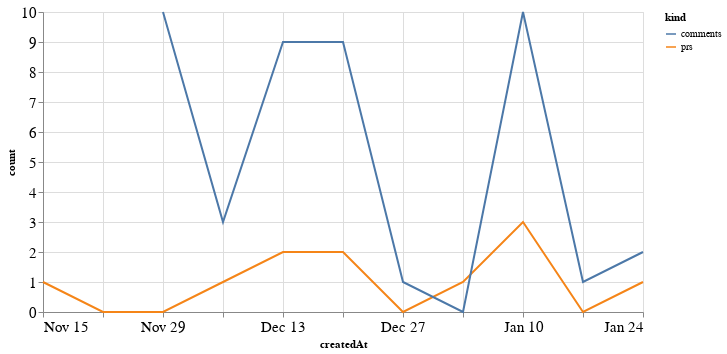

The code cell stored with this chart in its notebook:
### Code cell
alt.Chart(total_time, width=600).mark_line().encode(
    x='createdAt',
    y='count',
    color='kind'
)

### Figure 1 — Vega-Lite specification as saved in the notebook (floating-point values rounded to 4 significant figures)
{"config": {"axisLeft": {"labelFontSize": 15}, "axisBottom": {"labelFontSize": 15}}, "data": {"name": "data-ae4d41f2909feec6a1ffd8f9b8400a91"}, "mark": "line", "encoding": {"color": {"type": "nominal", "field": "kind"}, "x": {"type": "temporal", "field": "createdAt"}, "y": {"type": "quantitative", "field": "count"}}, "width": 600, "$schema": "https://vega.github.io/schema/vega-lite/v4.8.1.json", "datasets": {"data-ae4d41f2909feec6a1ffd8f9b8400a91": [{"createdAt": "2020-11-15T00:00:00", "kind": "prs", "count": 1.0}, {"createdAt": "2020-11-22T00:00:00", "kind": "prs", "count": 0.0}, {"createdAt": "2020-11-29T00:00:00", "kind": "prs", "count": 0.0}, {"createdAt": "2020-12-06T00:00:00", "kind": "prs", "count": 1.0}, {"createdAt": "2020-12-13T00:00:00", "kind": "prs", "count": 2.0}, {"createdAt": "2020-12-20T00:00:00", "kind": "prs", "count": 2.0}, {"createdAt": "2020-12-27T00:00:00", "kind": "prs", "count": 0.0}, {"createdAt": "2021-01-03T00:00:00", "kind": "prs", "count": 1.0}, {"createdAt": "2021-01-10T00:00:00", "kind": "prs", "count": 3.0}, {"createdAt": "2021-01-17T00:00:00", "kind": "prs", "count": 0.0}, {"createdAt": "2021-01-24T00:00:00", "kind": "prs", "count": 1.0}, {"createdAt": "2020-11-15T00:00:00", "kind": "comments", "count": null}, {"createdAt": "2020-11-22T00:00:00", "kind": "comments", "count": null}, {"createdAt": "2020-11-29T00:00:00", "kind": "comments", "count": 10.0}, {"createdAt": "2020-12-06T00:00:00", "kind": "comments", "count": 3.0}, {"createdAt": "2020-12-13T00:00:00", "kind": "comments", "count": 9.0}, {"createdAt": "2020-12-20T00:00:00", "kind": "comments", "count": 9.0}, {"createdAt": "2020-12-27T00:00:00", "kind": "comments", "count": 1.0}, {"createdAt": "2021-01-03T00:00:00", "kind": "comments", "count": 0.0}, {"createdAt": "2021-01-10T00:00:00", "kind": "comments", "count": 10.0}, {"createdAt": "2021-01-17T00:00:00", "kind": "comments", "count": 1.0}, {"createdAt": "2021-01-24T00:00:00", "kind": "comments", "count": 2.0}]}}
